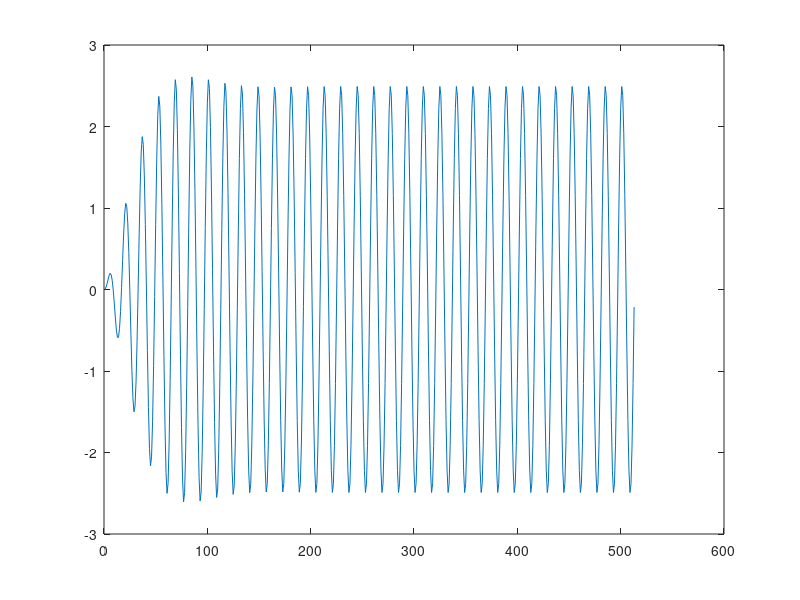

Reproduce this figure in MATLAB.
clear; close all; clc;

%%

Fs = 40E6 / 2^6;
Ts = 1/Fs;
fsig = 40E6 / 2^10;
tsig = 1/fsig;

%%

t = 0: Ts:32*tsig;
y = 2.5*sin(2*pi*fsig*t)+2.5;

%%

fc = [fsig-5E3, fsig+5E3];
fcn = fc / (Fs/2);
[B, A] = butter(2, fcn);

%%freqz(xcorr(B,B), xcorr(A,A));

%%

y_cond = filter(B, A, y);

plot(y_cond);

